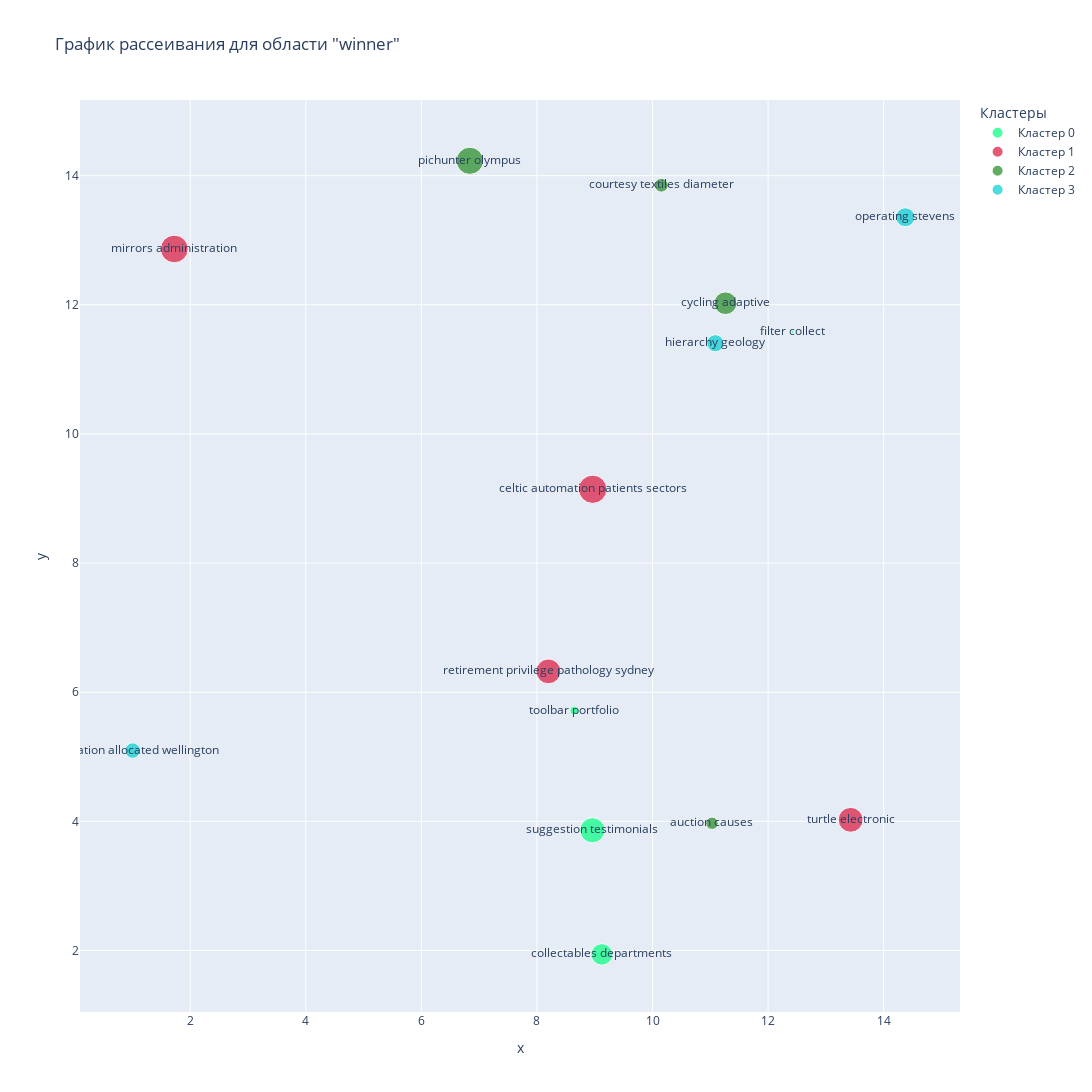

The code cell stored with this chart in its notebook:
### Code cell
fig_winner = px.scatter(data_frame=data[data['area'] == 'winner'], 
                             x='x', 
                             y='y', 
                             title='График рассеивания для области "winner"',
                             color='cluster_name',
                             color_discrete_sequence=colors_hex[17:21],
                             size='count',
                             width=1500,
                             height=1500,
                             text='keyword',
                             labels={'cluster_name':'Кластеры'}
                             )
fig_winner.show()
fig_winner.write_html("fig_winner.html", full_html=False)

### Figure 1 — Plotly figure (JSON) as saved in the notebook; plotly's stock layout.template omitted (floating-point values rounded to 4 significant figures)
{"data": [{"hovertemplate": "Кластеры=Кластер 0<br>x=%{x}<br>y=%{y}<br>count=%{marker.size}<br>keyword=%{text}<extra></extra>", "legendgroup": "Кластер 0", "marker": {"color": "#00FF7F", "size": [19, 1421, 161, 1041], "sizemode": "area", "sizeref": 4.508, "symbol": "circle"}, "mode": "markers+text", "name": "Кластер 0", "orientation": "v", "showlegend": true, "text": ["filter collect", "suggestion testimonials", "toolbar portfolio", "collectables departments"], "type": "scatter", "x": [12.42, 8.96, 8.644, 9.124], "xaxis": "x", "y": [11.58, 3.862, 5.716, 1.939], "yaxis": "y"}, {"hovertemplate": "Кластеры=Кластер 1<br>x=%{x}<br>y=%{y}<br>count=%{marker.size}<br>keyword=%{text}<extra></extra>", "legendgroup": "Кластер 1", "marker": {"color": "#DC143C", "size": [1803, 1384, 1727, 1393], "sizemode": "area", "sizeref": 4.508, "symbol": "circle"}, "mode": "markers+text", "name": "Кластер 1", "orientation": "v", "showlegend": true, "text": ["celtic automation patients sectors", "retirement privilege pathology sydney", "mirrors administration", "turtle electronic"], "type": "scatter", "x": [8.965, 8.199, 1.724, 13.43], "xaxis": "x", "y": [9.143, 6.323, 12.86, 4.024], "yaxis": "y"}, {"hovertemplate": "Кластеры=Кластер 2<br>x=%{x}<br>y=%{y}<br>count=%{marker.size}<br>keyword=%{text}<extra></extra>", "legendgroup": "Кластер 2", "marker": {"color": "#228B22", "size": [347, 428, 1667, 1158], "sizemode": "area", "sizeref": 4.508, "symbol": "circle"}, "mode": "markers+text", "name": "Кластер 2", "orientation": "v", "showlegend": true, "text": ["auction causes", "courtesy textiles diameter", "pichunter olympus", "cycling adaptive"], "type": "scatter", "x": [11.03, 10.15, 6.838, 11.26], "xaxis": "x", "y": [3.97, 13.85, 14.23, 12.02], "yaxis": "y"}, {"hovertemplate": "Кластеры=Кластер 3<br>x=%{x}<br>y=%{y}<br>count=%{marker.size}<br>keyword=%{text}<extra></extra>", "legendgroup": "Кластер 3", "marker": {"color": "#00CED1", "size": [818, 536, 661], "sizemode": "area", "sizeref": 4.508, "symbol": "circle"}, "mode": "markers+text", "name": "Кластер 3", "orientation": "v", "showlegend": true, "text": ["operating stevens", "simulation allocated wellington", "hierarchy geology"], "type": "scatter", "x": [14.37, 1.003, 11.09], "xaxis": "x", "y": [13.36, 5.096, 11.4], "yaxis": "y"}], "layout": {"height": 1500, "legend": {"itemsizing": "constant", "title": {"text": "Кластеры"}, "tracegroupgap": 0}, "title": {"text": "График рассеивания для области \"winner\""}, "width": 1500, "xaxis": {"anchor": "y", "domain": [0, 1], "title": {"text": "x"}}, "yaxis": {"anchor": "x", "domain": [0, 1], "title": {"text": "y"}}}}
